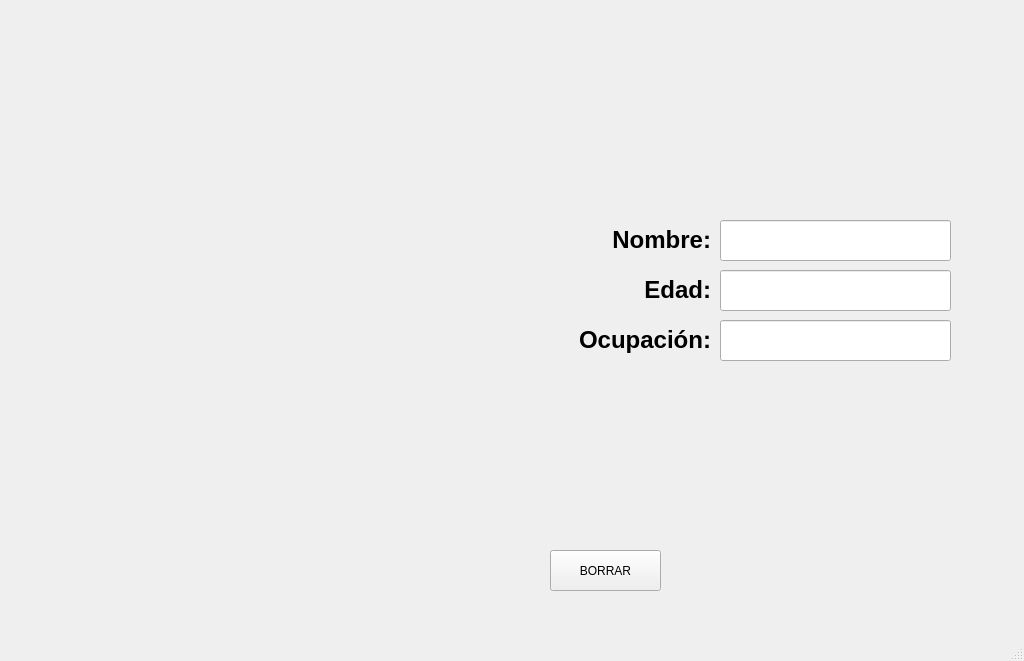
<?xml version="1.0" encoding="UTF-8"?>
<ui version="4.0">
 <class>MainWindow</class>
 <widget class="QMainWindow" name="MainWindow">
  <property name="geometry">
   <rect>
    <x>0</x>
    <y>0</y>
    <width>1024</width>
    <height>661</height>
   </rect>
  </property>
  <property name="windowTitle">
   <string>MainWindow</string>
  </property>
  <widget class="QWidget" name="centralwidget">
   <widget class="QLineEdit" name="txt_Nombre">
    <property name="geometry">
     <rect>
      <x>720</x>
      <y>220</y>
      <width>231</width>
      <height>41</height>
     </rect>
    </property>
    <property name="font">
     <font>
      <pointsize>12</pointsize>
      <weight>75</weight>
      <bold>true</bold>
     </font>
    </property>
    <property name="text">
     <string/>
    </property>
    <property name="alignment">
     <set>Qt::AlignCenter</set>
    </property>
   </widget>
   <widget class="QLabel" name="label">
    <property name="geometry">
     <rect>
      <x>570</x>
      <y>220</y>
      <width>141</width>
      <height>41</height>
     </rect>
    </property>
    <property name="text">
     <string>&lt;html&gt;&lt;head/&gt;&lt;body&gt;&lt;p align=&quot;right&quot;&gt;&lt;span style=&quot; font-size:18pt; font-weight:600;&quot;&gt;Nombre:&lt;/span&gt;&lt;/p&gt;&lt;/body&gt;&lt;/html&gt;</string>
    </property>
   </widget>
   <widget class="QLabel" name="label_2">
    <property name="geometry">
     <rect>
      <x>30</x>
      <y>10</y>
      <width>261</width>
      <height>121</height>
     </rect>
    </property>
    <property name="text">
     <string/>
    </property>
    <property name="pixmap">
     <pixmap resource="archivo_recursos.qrc">:/Intro/FI_LOGO.png</pixmap>
    </property>
    <property name="scaledContents">
     <bool>true</bool>
    </property>
   </widget>
   <widget class="QLabel" name="label_4">
    <property name="geometry">
     <rect>
      <x>800</x>
      <y>450</y>
      <width>221</width>
      <height>141</height>
     </rect>
    </property>
    <property name="text">
     <string/>
    </property>
    <property name="pixmap">
     <pixmap resource="archivo_recursos.qrc">:/Principal/vegeta.jpg</pixmap>
    </property>
    <property name="scaledContents">
     <bool>true</bool>
    </property>
   </widget>
   <widget class="QLineEdit" name="txt_Ocupacion">
    <property name="geometry">
     <rect>
      <x>720</x>
      <y>320</y>
      <width>231</width>
      <height>41</height>
     </rect>
    </property>
    <property name="font">
     <font>
      <pointsize>12</pointsize>
      <weight>75</weight>
      <bold>true</bold>
     </font>
    </property>
    <property name="text">
     <string/>
    </property>
    <property name="alignment">
     <set>Qt::AlignCenter</set>
    </property>
   </widget>
   <widget class="QLineEdit" name="txt_Edad">
    <property name="geometry">
     <rect>
      <x>720</x>
      <y>270</y>
      <width>231</width>
      <height>41</height>
     </rect>
    </property>
    <property name="font">
     <font>
      <pointsize>12</pointsize>
      <weight>75</weight>
      <bold>true</bold>
     </font>
    </property>
    <property name="text">
     <string/>
    </property>
    <property name="alignment">
     <set>Qt::AlignCenter</set>
    </property>
   </widget>
   <widget class="QLabel" name="img">
    <property name="geometry">
     <rect>
      <x>40</x>
      <y>220</y>
      <width>471</width>
      <height>311</height>
     </rect>
    </property>
    <property name="text">
     <string/>
    </property>
    <property name="pixmap">
     <pixmap resource="archivo_recursos.qrc">:/Principal/broly.jpg</pixmap>
    </property>
    <property name="scaledContents">
     <bool>true</bool>
    </property>
   </widget>
   <widget class="QLabel" name="label_3">
    <property name="geometry">
     <rect>
      <x>570</x>
      <y>270</y>
      <width>141</width>
      <height>41</height>
     </rect>
    </property>
    <property name="text">
     <string>&lt;html&gt;&lt;head/&gt;&lt;body&gt;&lt;p align=&quot;right&quot;&gt;&lt;span style=&quot; font-size:18pt; font-weight:600;&quot;&gt;Edad:&lt;/span&gt;&lt;/p&gt;&lt;/body&gt;&lt;/html&gt;</string>
    </property>
   </widget>
   <widget class="QLabel" name="label_6">
    <property name="geometry">
     <rect>
      <x>540</x>
      <y>320</y>
      <width>171</width>
      <height>41</height>
     </rect>
    </property>
    <property name="text">
     <string>&lt;html&gt;&lt;head/&gt;&lt;body&gt;&lt;p align=&quot;right&quot;&gt;&lt;span style=&quot; font-size:18pt; font-weight:600;&quot;&gt;Ocupación:&lt;/span&gt;&lt;/p&gt;&lt;/body&gt;&lt;/html&gt;</string>
    </property>
   </widget>
   <widget class="QPushButton" name="btn_borrar">
    <property name="geometry">
     <rect>
      <x>550</x>
      <y>550</y>
      <width>111</width>
      <height>41</height>
     </rect>
    </property>
    <property name="text">
     <string>BORRAR</string>
    </property>
   </widget>
  </widget>
  <widget class="QMenuBar" name="menubar">
   <property name="geometry">
    <rect>
     <x>0</x>
     <y>0</y>
     <width>1024</width>
     <height>24</height>
    </rect>
   </property>
  </widget>
  <widget class="QStatusBar" name="statusbar"/>
 </widget>
 <resources>
  <include location="archivo_recursos.qrc"/>
 </resources>
 <connections/>
</ui>
